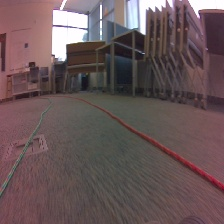
#> input picture notebooks/100_112_sample.jpg, 224 x 224 px
$ jupyter execute --allow-errors Image_processing_example.ipynb
#> lines starting #> are read from the running program, lines starting #| are printed output that depends on the picture
## Image Processing Example Notebook
About: we'll use this image processing notebook to look at ways to increase our model accuracy through modification of the data set images.

[cell 1]
# IPython Libraries for display and widgets
import traitlets
import ipywidgets.widgets as widgets
from IPython.display import display
from jupyter_clickable_image_widget import ClickableImageWidget
# We'll use the bgr8_to_jpeg transform to help us in displaying the images
from jetcam.utils import bgr8_to_jpeg


# Python basic pakcages for image annotation
from uuid import uuid1
import os
import json
import glob
import datetime
import numpy as np
import cv2
import time

[cell 2]
# Loading the sample image
file_name = '100_112_sample.jpg'
img = cv2.imread(file_name)
#> img is the input picture: shape (224, 224, 3); mean B, G, R 88.1, 86.4, 104.3

#> (a cell that did not finish here is left out)

[cell 4]
# Seperate Red, Green, and Blue frames of the data
red = img[0:224,0:224,1]
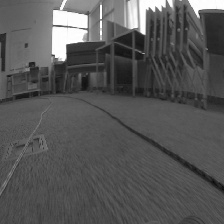
#> red: shape (224, 224); min 10, max 255, mean 86.4
